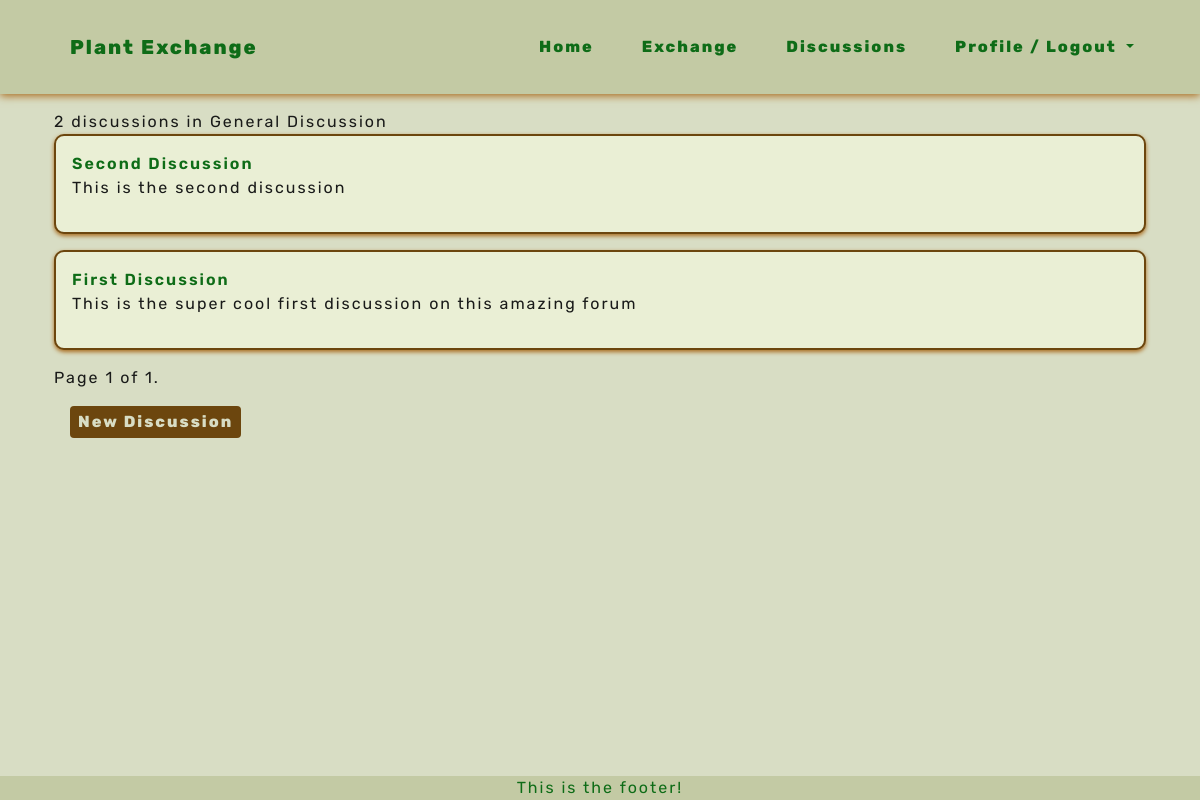
Page /forums/forum/1 (signed in) on the committed database.
### forums/models.py (models this page shows, shortened)
class Forum(models.Model):
    title = models.CharField(max_length=40)
    description = models.CharField(max_length=280)
    order = models.IntegerField(default=0)
    class Meta:
        ordering = ['order']

class Discussion(models.Model):
    forum = models.ForeignKey(Forum, on_delete=models.CASCADE, related_name='discussions')
    creator = models.ForeignKey(User, on_delete=models.SET_NULL, null=True)
    title = models.CharField(max_length=80)
    content = models.TextField()
    image = CloudinaryField('image', null=True, blank=True)
    created_on = models.DateField(auto_now_add=True)
    last_edited = models.DateTimeField(auto_now=True)
    deleted = models.BooleanField(default=False)
    is_open = models.BooleanField(default=True)
    class Meta:
        ordering = ['is_open']

### forums/views.py (the view)
# urls.py: path('forum/<forum_id>', views.ForumView.as_view(), name='forum'),
class ForumView(generic.ListView):
    def get(self, request, forum_id, *args, **kwargs):
        forum = get_object_or_404(Forum, id=forum_id)
        discussions = forum.discussions.all().annotate(latest_reply=Max('posts__created_on')).order_by('-latest_reply')
        paginator = Paginator(discussions, 10)
        page_number = request.GET.get('page')
        page_obj = paginator.get_page(page_number)
        template_name = 'forums/forum.html'
        context = {
            'forum': forum,
            'page_obj': page_obj,
        }
        return render(request, template_name, context)

### forums/templates/forums/forum.html (shortened to what this page needs)
{% extends 'base.html' %}
{% block content %}
<section class="container-fluid">
    <div class="col-12">
        {{ page_obj|length }} discussions in {{ forum.title }}
    </div>
</section>
<section class="container-fluid">
    <div class="col-12">
        {% for discussion in page_obj %}
        <div class="plant-card">
            <a class="plnt-links" href="{% url 'forums:view_topic' topic_id=discussion.id %}">{{ discussion.title }}</a>
            <p>{{ discussion.content }}</p>
        </div>
        {% endfor %}
    <div class="pagination">
        <span class="step-links">
            <span class="current">
                Page {{ page_obj.number }} of {{ page_obj.paginator.num_pages }}.
            </span>
        </span>
    </div>
    </div>
</section>
<section class="container-fluid">
    <div class="col-12">
        <a class="plnt-btn" href="{% url 'forums:new_topic' forum_id=forum.id %}">New Discussion</a>
    </div>
</section>
{% endblock content %}

### static/css/style.css (style rules this page uses)
:root { --site-black: #191a19; --site-white: #d8ddc4; --site-whiter: #eaefd5; --site-beige: #c3caa4; --site-dark-brown: #6c460e; --site-med-brown: #996314; --site-light-brown: #aa6c1f; --site-dark-green: #0e6c17; --site-med-green: #469c36; --site-light-green: #5dc64d; }
html { height: 100%; }
body { font-family: "Rubik", sans-serif; color: var(--site-black); font-size: 1rem; letter-spacing: 2px; background-color: var(--site-white); }
a { text-decoration: none; }
.plnt-links { cursor: pointer; font-weight: 600; color: var(--site-dark-green); border: none; }
.plnt-btn { cursor: pointer; display: inline-block; padding: 0.25rem 0.5rem; color: var(--site-white); background-color: var(--site-dark-brown); font-weight: 800; margin: 1em; border-radius: 4px; transition: color .4s linear, box-shadow .6s linear; }
.plant-card { padding: 1em; margin-bottom: 1em; border: 2px solid var(--site-dark-brown); border-radius: 10px; background-color: var(--site-whiter); box-shadow: 0 2px 4px 0 var(--site-light-brown); overflow-wrap: break-word; }

### rows in the picture
Forum: title "General Discussion"
Discussion: title "Second Discussion", content "This is the second discussion"
Discussion: title "First Discussion", content "This is the super cool first discussion on this amazing forum"

### other values in the picture
{{ page_obj|length }} "2"
{{ page_obj.number }} "1"
{{ page_obj.paginator.num_pages }} "1"
